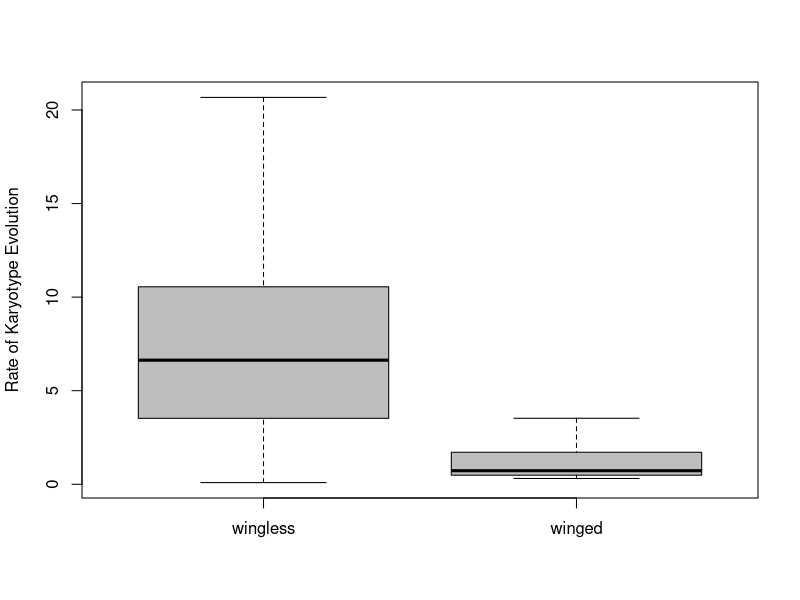
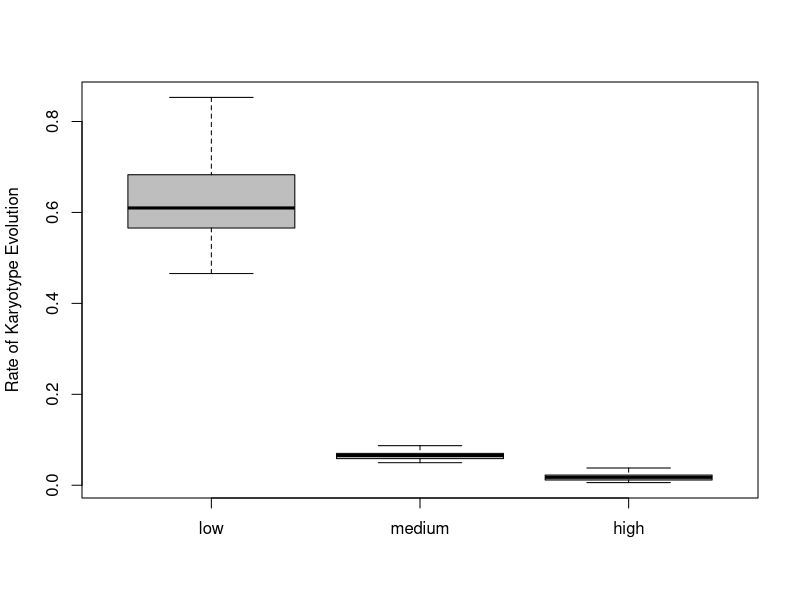
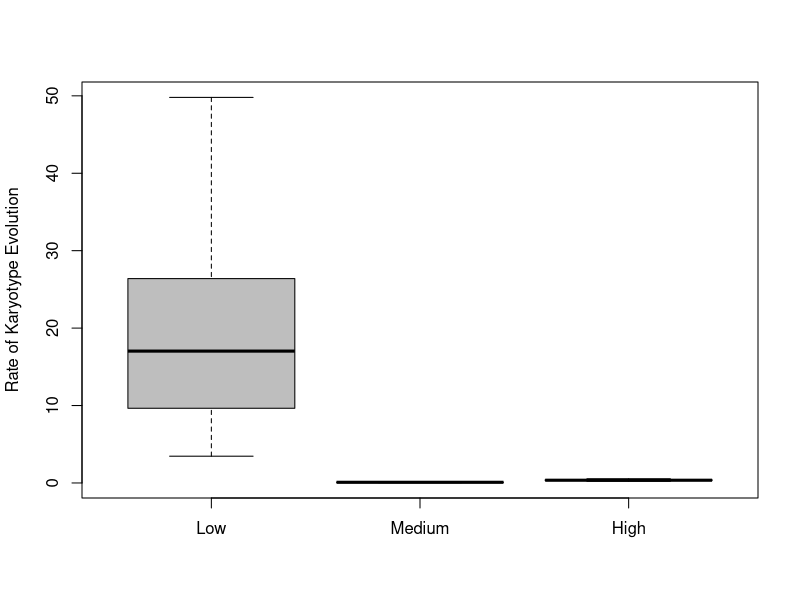
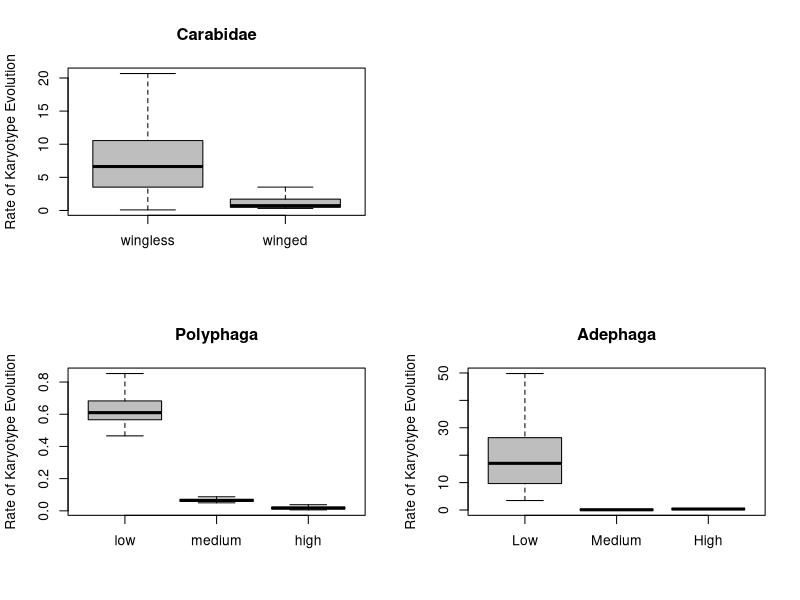

Write R code to recreate these figures, in order.
setwd("~/Desktop/Dropbox/papers/chrom.num/data and analysis/not-cherry")
# Carabidae analysis
data <- read.csv("bm.rates.csv", as.is=T, header=T)
1-pchisq((2*(507.4481-465.9293)), 1)
boxplot(data[,c("wingless", "winged")],
        outline=F, col="gray",
        names=c("wingless", "winged"), ylab="Rate of Karyotype Evolution")
#SE of winged 0.08183
sd(data[,2])/sqrt(nrow(data))
#SE of wingless 0.4132
sd(data[,3])/sqrt(nrow(data))


# Genera analysis
setwd("~/Desktop/Dropbox/papers/chrom.num/data and analysis/not-cherry/genera.analysis/all.genera")
data.poly <- read.csv("pol.3rates.csv", as.is=T, header=T)
data.ade <- read.csv("ade.3rates.csv", as.is=T, header=T)
boxplot(data.poly[,2:4],
        outline=F, col="gray",
        names=c("low","medium", "high"), ylab="Rate of Karyotype Evolution")
boxplot(data.ade[,2:4],
        outline=F, col="gray",
        names=c("Low","Medium", "High"), ylab="Rate of Karyotype Evolution")

## Now for the figure
par(mfcol=c(2,2))
boxplot(data[,c("wingless", "winged")],
        outline=F, col="gray", main="Carabidae",
        names=c("wingless", "winged"), ylab="Rate of Karyotype Evolution")
text(x=-0.28, y=27, label="A. Carabidae", pos=4, font=2)
boxplot(data.poly[,2:4],
        outline=F, col="gray", main="Polyphaga",
        names=c("low","medium", "high"), ylab="Rate of Karyotype Evolution")
plot.new()
boxplot(data.ade[,2:4],
        outline=F, col="gray", main="Adephaga",
        names=c("Low","Medium", "High"), ylab="Rate of Karyotype Evolution")

